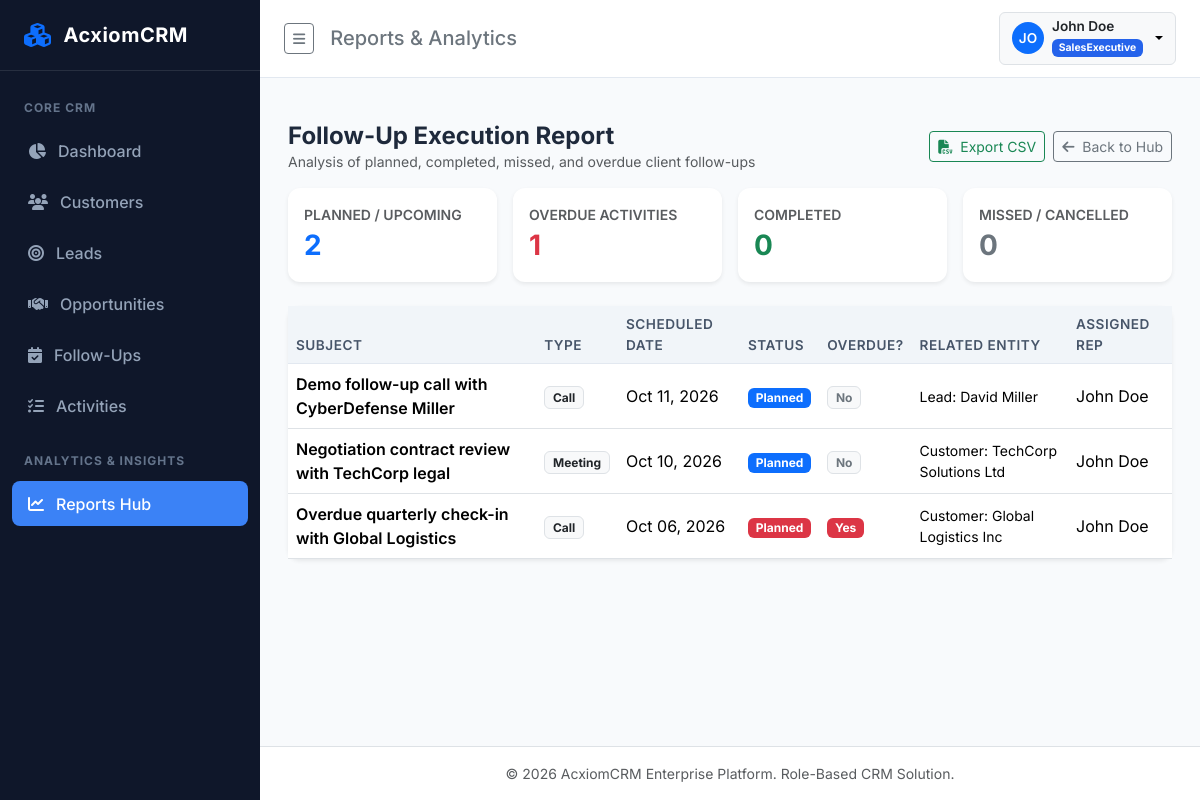
Page /reports/followups (signed in) on the committed database.
### app/models/user.py (models this page shows, shortened)
class User(UserMixin, db.Model):
    __tablename__ = 'users'
    id = db.Column(db.Integer, primary_key=True)
    name = db.Column(db.String(100), nullable=False)
    email = db.Column(db.String(120), unique=True, nullable=False, index=True)
    password_hash = db.Column(db.String(255), nullable=False)
    role = db.Column(db.String(50), nullable=False, default=Role.SALES_EXECUTIVE)
    is_active = db.Column(db.Boolean, default=True, nullable=False)
    failed_login_count = db.Column(db.Integer, default=0, nullable=False)
    lockout_end = db.Column(db.DateTime, nullable=True)
    created_date = db.Column(db.DateTime, default=lambda: datetime.now(timezone.utc), nullable=False)
    assigned_customers = db.relationship('Customer', foreign_keys='Customer.owner_id', backref='owner', lazy=True)
    assigned_leads = db.relationship('Lead', foreign_keys='Lead.assigned_to_id', backref='assigned_to', lazy=True)
    assigned_opportunities = db.relationship('Opportunity', foreign_keys='Opportunity.assigned_to_id', backref='assigned_to', lazy=True)
    assigned_followups = db.relationship('FollowUp', foreign_keys='FollowUp.assigned_to_id', backref='assigned_to', lazy=True)
    assigned_activities = db.relationship('Activity', foreign_keys='Activity.assigned_to_id', backref='assigned_to', lazy=True)
    audit_logs = db.relationship('AuditLog', backref='user', lazy=True)
    @property
    def is_admin(self):
        return self.role == Role.ADMIN
    @property
    def is_manager(self):
        return self.role == Role.MANAGER

### app/models/followup.py (models this page shows, shortened)
class FollowUp(db.Model):
    __tablename__ = 'followups'
    id = db.Column(db.Integer, primary_key=True)
    subject = db.Column(db.String(150), nullable=False)
    followup_type = db.Column(db.String(50), nullable=False, default=FollowUpType.CALL)
    followup_date = db.Column(db.Date, nullable=False)
    status = db.Column(db.String(50), nullable=False, default=FollowUpStatus.PLANNED)
    remarks = db.Column(db.Text, nullable=True)
    customer_id = db.Column(db.Integer, db.ForeignKey('customers.id'), nullable=True)
    lead_id = db.Column(db.Integer, db.ForeignKey('leads.id'), nullable=True)
    opportunity_id = db.Column(db.Integer, db.ForeignKey('opportunities.id'), nullable=True)
    assigned_to_id = db.Column(db.Integer, db.ForeignKey('users.id'), nullable=True)
    created_date = db.Column(db.DateTime, default=datetime.utcnow, nullable=False)
    modified_date = db.Column(db.DateTime, default=datetime.utcnow, onupdate=datetime.utcnow, nullable=False)
    @property
    def is_overdue(self):
        if self.status == FollowUpStatus.PLANNED and self.followup_date < date.today():
            return True
        return False
    @property
    def related_entity_display(self):
        if self.customer:
            return f"Customer: {self.customer.customer_name}"
        elif self.lead:
            return f"Lead: {self.lead.lead_name}"
        elif self.opportunity:
            return f"Opportunity: {self.opportunity.opportunity_name}"
        return "General"

### app/models/lead.py (models this page shows, shortened)
class Lead(db.Model):
    __tablename__ = 'leads'
    id = db.Column(db.Integer, primary_key=True)
    lead_code = db.Column(db.String(20), unique=True, nullable=False, index=True)
    lead_name = db.Column(db.String(100), nullable=False, index=True)
    email = db.Column(db.String(120), nullable=False, index=True)
    phone = db.Column(db.String(20), nullable=False, index=True)
    company_name = db.Column(db.String(100), nullable=False)
    source = db.Column(db.String(50), nullable=False, default=LeadSource.WEBSITE)
    status = db.Column(db.String(50), nullable=False, default=LeadStatus.NEW)
    priority = db.Column(db.String(20), nullable=False, default=LeadPriority.MEDIUM)
    expected_value = db.Column(db.Float, nullable=False, default=0.0)
    notes = db.Column(db.Text, nullable=True)
    assigned_to_id = db.Column(db.Integer, db.ForeignKey('users.id'), nullable=True)
    converted_customer_id = db.Column(db.Integer, db.ForeignKey('customers.id'), nullable=True)
    converted_opportunity_id = db.Column(db.Integer, db.ForeignKey('opportunities.id'), nullable=True)
    created_date = db.Column(db.DateTime, default=datetime.utcnow, nullable=False)
    modified_date = db.Column(db.DateTime, default=datetime.utcnow, onupdate=datetime.utcnow, nullable=False)
    converted_customer = db.relationship('Customer', foreign_keys=[converted_customer_id], lazy=True)
    converted_opportunity = db.relationship('Opportunity', foreign_keys=[converted_opportunity_id], lazy=True)
    followups = db.relationship('FollowUp', backref='lead', cascade='all, delete-orphan', lazy=True)
    activities = db.relationship('Activity', backref='lead', cascade='all, delete-orphan', lazy=True)

### app/models/customer.py (models this page shows, shortened)
class Customer(db.Model):
    __tablename__ = 'customers'
    id = db.Column(db.Integer, primary_key=True)
    customer_code = db.Column(db.String(20), unique=True, nullable=False, index=True)
    customer_name = db.Column(db.String(100), nullable=False, index=True)
    email = db.Column(db.String(120), unique=True, nullable=False, index=True)
    phone = db.Column(db.String(20), unique=True, nullable=False, index=True)
    company_name = db.Column(db.String(100), nullable=False)
    address = db.Column(db.String(255), nullable=True)
    city = db.Column(db.String(50), nullable=True)
    state = db.Column(db.String(50), nullable=True)
    status = db.Column(db.String(20), default='Active', nullable=False) # Active, Inactive
    notes = db.Column(db.Text, nullable=True)
    owner_id = db.Column(db.Integer, db.ForeignKey('users.id'), nullable=True)
    created_by_id = db.Column(db.Integer, db.ForeignKey('users.id'), nullable=True)
    created_date = db.Column(db.DateTime, default=datetime.utcnow, nullable=False)
    modified_date = db.Column(db.DateTime, default=datetime.utcnow, onupdate=datetime.utcnow, nullable=False)
    opportunities = db.relationship('Opportunity', backref='customer', cascade='all, delete-orphan', lazy=True)
    followups = db.relationship('FollowUp', backref='customer', cascade='all, delete-orphan', lazy=True)
    activities = db.relationship('Activity', backref='customer', cascade='all, delete-orphan', lazy=True)
    created_by = db.relationship('User', foreign_keys=[created_by_id], lazy=True)

### app/routes/report_routes.py (the view, shortened to what this page needs)
@report_bp.route('/followups')
@login_required
def followups_report():
    query = CRMService.get_scoped_followups(current_user)
    today = date.today()
    status = request.args.get('status', '').strip()
    if status:
        query = query.filter(FollowUp.status == status)
    followups = query.order_by(FollowUp.followup_date.desc()).all()
    planned = sum(1 for f in followups if f.status == FollowUpStatus.PLANNED and f.followup_date >= today)
    overdue = sum(1 for f in followups if f.status == FollowUpStatus.PLANNED and f.followup_date < today)
    completed = sum(1 for f in followups if f.status == FollowUpStatus.COMPLETED)
    missed = sum(1 for f in followups if f.status == FollowUpStatus.MISSED)
    return render_template('reports/followups.html', followups=followups, planned=planned, overdue=overdue, completed=completed, missed=missed, today=today, status=status)

### app/templates/reports/followups.html (shortened to what this page needs)
{% extends "base.html" %}
{% block header_title %}Reports & Analytics{% endblock %}
{% block content %}
<div class="container-fluid p-0">
    <div class="d-flex justify-content-between align-items-center mb-3">
        <div>
            <h4 class="fw-bold mb-0">Follow-Up Execution Report</h4>
            <p class="text-muted small mb-0">Analysis of planned, completed, missed, and overdue client follow-ups</p>
        </div>
        <div class="d-flex gap-2">
            <a href="{{ url_for('reports.followups_report', status=status, export='csv') }}" class="btn btn-outline-success btn-sm">
                <i class="fa-solid fa-file-csv me-1"></i> Export CSV
            </a>
            <a href="{{ url_for('reports.hub') }}" class="btn btn-outline-secondary btn-sm">
                <i class="fa-solid fa-arrow-left me-1"></i> Back to Hub
            </a>
        </div>
    </div>
    <div class="row g-3 mb-4">
        <div class="col-sm-6 col-md-3">
            <div class="card p-3 shadow-sm border-0">
                <div class="text-muted small fw-semibold text-uppercase">Planned / Upcoming</div>
                <h3 class="fw-bold my-1 text-primary">{{ planned }}</h3>
            </div>
        </div>
        <div class="col-sm-6 col-md-3">
            <div class="card p-3 shadow-sm border-0">
                <div class="text-muted small fw-semibold text-uppercase">Overdue Activities</div>
                <h3 class="fw-bold my-1 text-danger">{{ overdue }}</h3>
            </div>
        </div>
        <div class="col-sm-6 col-md-3">
            <div class="card p-3 shadow-sm border-0">
                <div class="text-muted small fw-semibold text-uppercase">Completed</div>
                <h3 class="fw-bold my-1 text-success">{{ completed }}</h3>
            </div>
        </div>
        <div class="col-sm-6 col-md-3">
            <div class="card p-3 shadow-sm border-0">
                <div class="text-muted small fw-semibold text-uppercase">Missed / Cancelled</div>
                <h3 class="fw-bold my-1 text-secondary">{{ missed }}</h3>
            </div>
        </div>
    </div>
    <div class="card shadow-sm border-0">
        <div class="table-responsive">
            <table class="table align-middle table-hover mb-0">
                <thead>
                    <tr>
                        <th>Subject</th>
                        <th>Type</th>
                        <th>Scheduled Date</th>
                        <th>Status</th>
                        <th>Overdue?</th>
                        <th>Related Entity</th>
                        <th>Assigned Rep</th>
                    </tr>
                </thead>
                <tbody>
                    {% for f in followups %}
                        <tr>
                            <td class="fw-semibold">{{ f.subject }}</td>
                            <td><span class="badge bg-light text-dark border">{{ f.followup_type }}</span></td>
                            <td>{{ f.followup_date.strftime('%b %d, %Y') }}</td>
                            <td>
                                <span class="badge {% if f.status == 'Completed' %}bg-success{% elif f.is_overdue %}bg-danger{% else %}bg-primary{% endif %}">
                                    {{ f.status }}
                                </span>
                            </td>
                            <td>
                                {% if f.is_overdue %}<span class="badge bg-danger">Yes</span>{% else %}<span class="badge bg-light text-secondary border">No</span>{% endif %}
                            </td>
                            <td class="small">{{ f.related_entity_display }}</td>
                            <td>{{ f.assigned_to.name if f.assigned_to else 'Unassigned' }}</td>
                        </tr>
                    {% endfor %}
                </tbody>
            </table>
        </div>
    </div>
</div>
{% endblock %}

### app/templates/base.html (shortened to what this page needs)
<!DOCTYPE html>
<html lang="en">
<head>
    <link href="https://cdn.jsdelivr.net/npm/bootstrap@5.3.3/dist/css/bootstrap.min.css" rel="stylesheet">
    <link href="https://cdnjs.cloudflare.com/ajax/libs/font-awesome/6.5.1/css/all.min.css" rel="stylesheet">
    <link href="{{ url_for('static', filename='css/custom.css') }}" rel="stylesheet">
</head>
<body>
{% if current_user.is_authenticated %}
<div class="d-flex" id="wrapper">
    <div id="sidebar-wrapper">
        <div class="sidebar-brand">
            <i class="fa-solid fa-cubes text-primary fs-4"></i>
            <span>{{ app_name }}</span>
        </div>
        <div class="list-group list-group-flush pt-2">
            <div class="sidebar-heading">Core CRM</div>
            <div class="nav-item">
                <a href="{{ url_for('dashboard.index') }}" class="nav-link {% if request.endpoint == 'dashboard.index' %}active{% endif %}">
                    <i class="fa-solid fa-chart-pie w-20"></i> Dashboard
                </a>
            </div>
            <div class="nav-item">
                <a href="{{ url_for('customers.list_customers') }}" class="nav-link {% if 'customers.' in request.endpoint %}active{% endif %}">
                    <i class="fa-solid fa-users w-20"></i> Customers
                </a>
            </div>
            <div class="nav-item">
                <a href="{{ url_for('leads.list_leads') }}" class="nav-link {% if 'leads.' in request.endpoint %}active{% endif %}">
                    <i class="fa-solid fa-bullseye w-20"></i> Leads
                </a>
            </div>
            <div class="nav-item">
                <a href="{{ url_for('opportunities.list_opportunities') }}" class="nav-link {% if 'opportunities.' in request.endpoint %}active{% endif %}">
                    <i class="fa-solid fa-handshake w-20"></i> Opportunities
                </a>
            </div>
            <div class="nav-item">
                <a href="{{ url_for('followups.list_followups') }}" class="nav-link {% if 'followups.' in request.endpoint %}active{% endif %}">
                    <i class="fa-solid fa-calendar-check w-20"></i> Follow-Ups
                </a>
            </div>
            <div class="nav-item">
                <a href="{{ url_for('activities.list_activities') }}" class="nav-link {% if 'activities.' in request.endpoint %}active{% endif %}">
                    <i class="fa-solid fa-list-check w-20"></i> Activities
                </a>
            </div>
            <div class="sidebar-heading">Analytics & Insights</div>
            <div class="nav-item">
                <a href="{{ url_for('reports.hub') }}" class="nav-link {% if 'reports.' in request.endpoint %}active{% endif %}">
                    <i class="fa-solid fa-chart-line w-20"></i> Reports Hub
                </a>
            </div>
        </div>
    </div>
    <div id="page-content-wrapper">
        <nav class="top-navbar d-flex justify-content-between align-items-center">
            <div class="d-flex align-items-center gap-3">
                <button class="btn btn-outline-secondary btn-sm" id="sidebar-toggle" type="button">
                    <i class="fa-solid fa-bars"></i>
                </button>
                <h5 class="m-0 d-none d-md-block text-secondary">{% block header_title %}Overview{% endblock %}</h5>
            </div>
            <div class="d-flex align-items-center gap-3">
                <div class="dropdown">
                    <button class="btn btn-light dropdown-toggle d-flex align-items-center gap-2 border" type="button" data-bs-toggle="dropdown">
                        <div class="rounded-circle bg-primary text-white d-flex align-items-center justify-content-center" style="width: 32px; height: 32px; font-size: 0.85rem; font-weight: 600;">
                            {{ current_user.name[:2].upper() }}
                        </div>
                        <div class="text-start d-none d-sm-block">
                            <div class="fw-semibold text-dark" style="font-size: 0.85rem; line-height: 1.1;">{{ current_user.name }}</div>
                            <span class="badge {% if current_user.is_admin %}badge-role-admin{% elif current_user.is_manager %}badge-role-manager{% else %}badge-role-sales{% endif %}" style="font-size: 0.65rem;">
                                {{ current_user.role }}
                            </span>
                        </div>
                    </button>
                </div>
            </div>
        </nav>
        <div class="container-fluid px-4 pt-3">
        </div>
        <main class="main-content">
            {% block content %}{% endblock %}
        </main>
        <footer class="bg-white border-top py-3 px-4 text-center text-muted small mt-auto">
            &copy; {{ now.year }} {{ app_name }} Enterprise Platform. Role-Based CRM Solution.
        </footer>
    </div>
</div>
{% endif %}
</body>
</html>

### rows in the picture
User: name "JO", name "John Doe", role "SalesExecutive"
FollowUp: subject "Demo follow-up call with CyberDefense Miller", followup_type "Call", followup_date "Oct 11, 2026", status "Planned", shows "No", related_entity_display "Lead: David Miller", assigned_to "John Doe"
FollowUp: subject "Negotiation contract review with TechCorp legal", followup_type "Meeting", followup_date "Oct 10, 2026", status "Planned", shows "No", related_entity_display "Customer: TechCorp Solutions Ltd", assigned_to "John Doe"
FollowUp: subject "Overdue quarterly check-in with Global Logistics", followup_type "Call", followup_date "Oct 06, 2026", status "Planned", shows "Yes", related_entity_display "Customer: Global Logistics Inc", assigned_to "John Doe"

### other values in the picture
{{ app_name }} "AcxiomCRM"
{{ planned }} "2"
{{ overdue }} "1"
{{ completed }} "0"
{{ missed }} "0"
